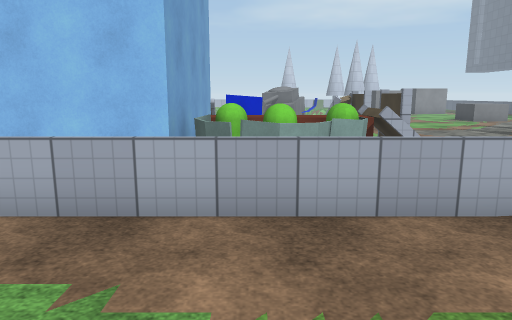
View 1 (above)

22 first-person views from a walk through a Unity game level. The camera is 1.5 m above the floor, tilts 10° down and sees 70° across. The floor is counted in squares, 1 m on a side. Each view is taken from the middle of a square. On the plan, view 1 faces up. The plan holds only what a view shows up to about 16 squares ahead; the rest is blank. The place goes on beyond the plan. The player character is not drawn. Some surface patterns are stand-ins.

View 2
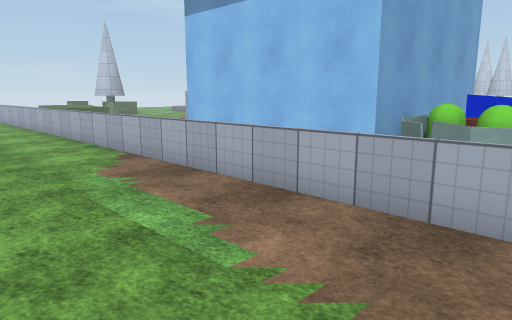

View 3
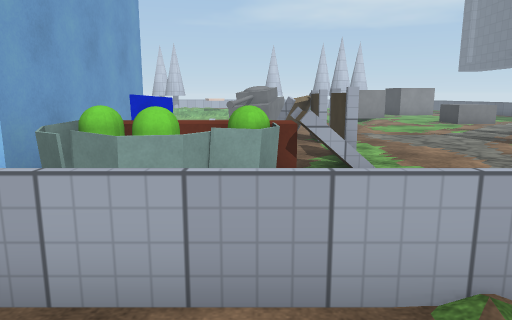

View 4
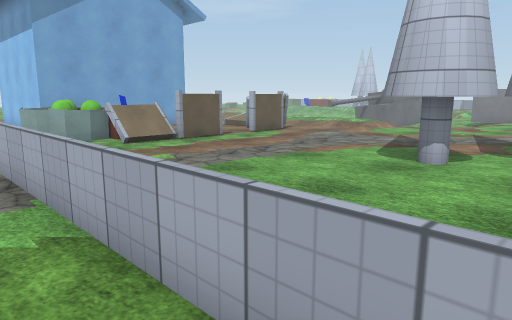

View 5
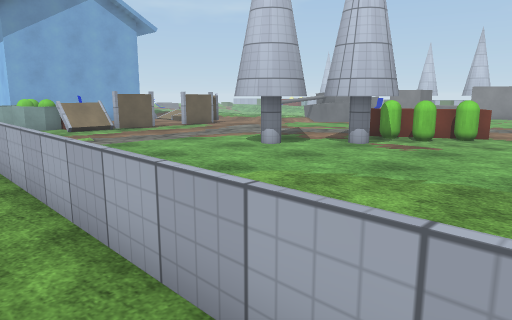

View 6
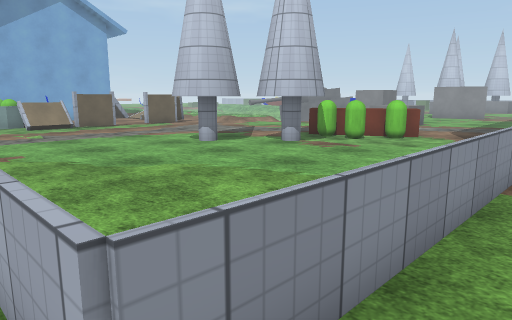

View 7
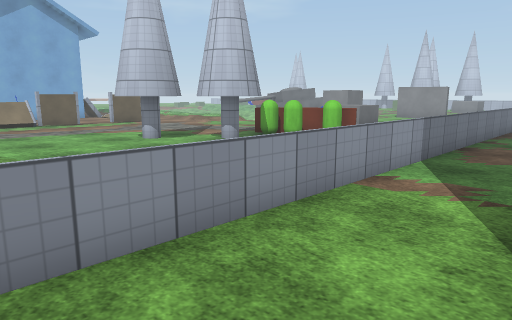

View 8
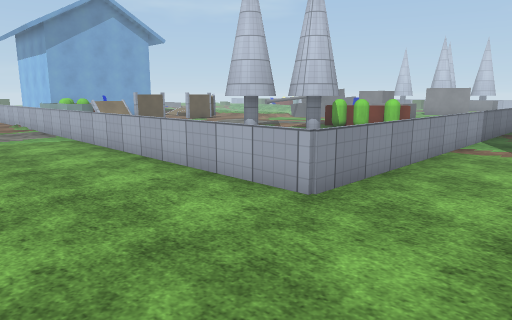

View 9
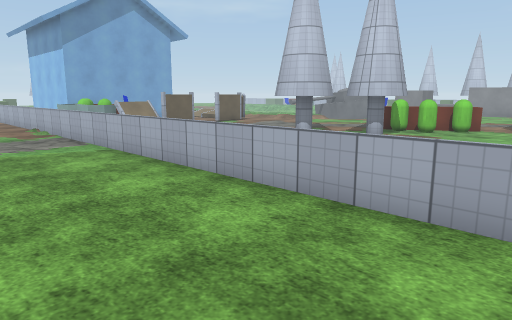

View 10
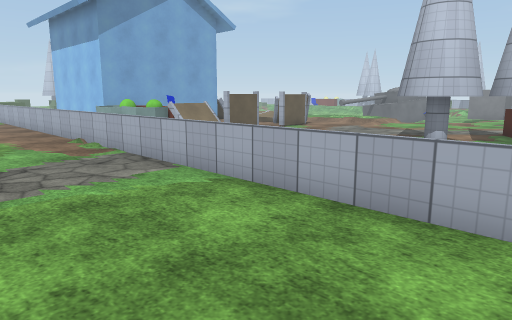

View 11
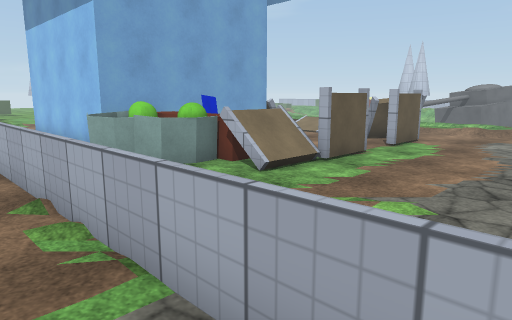

View 12
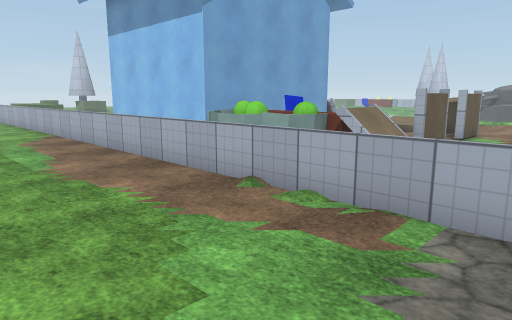

View 13
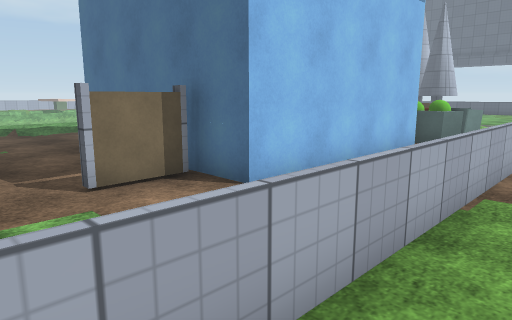

View 14
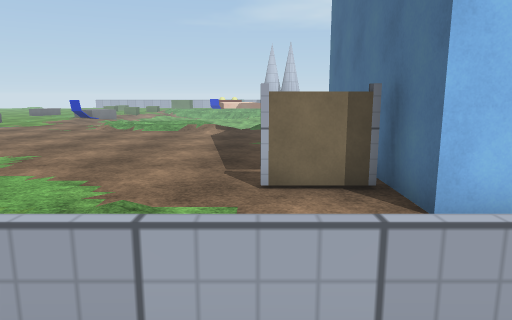

View 15
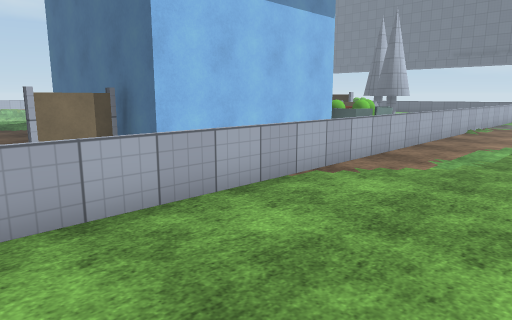

View 16
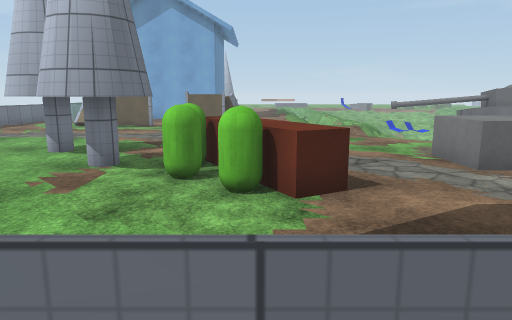

View 17
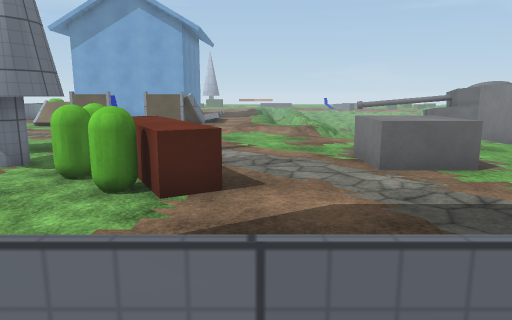

View 18
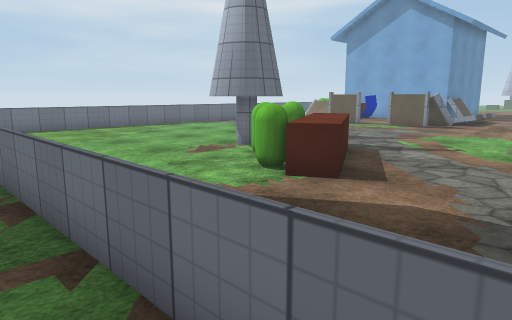

View 19
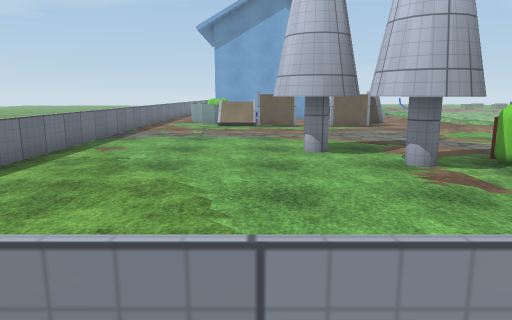

View 20
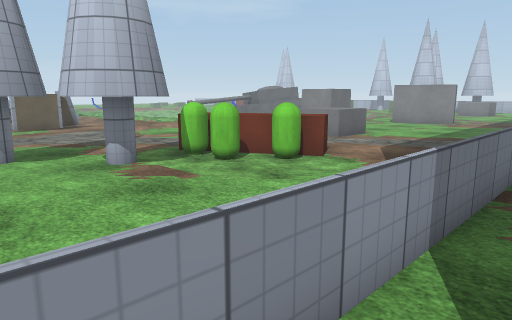

View 21
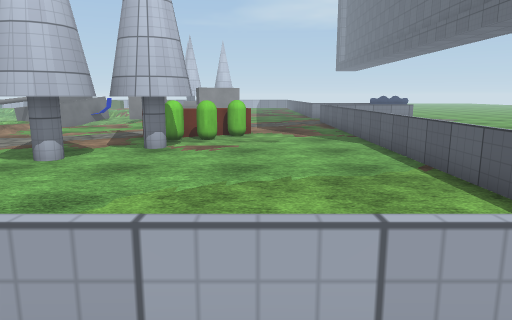

View 22
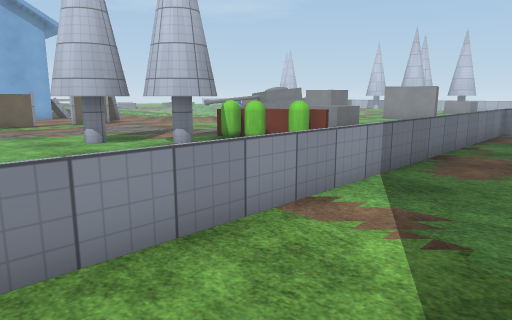

### Floor plan
Key: @ floor where view 1 was taken; # wall or solid block; . main floor; : floor 0.25 m higher than the main floor; - floor 0.25 m lower than the main floor; / step, stairs or slope; = window, fence, low wall or low ledge; ^ raised ledge; T thing the floor can be seen under or through; O other object.
Columns run from 13 left of view 1 to 24 right of it. Each row starts with its distance up from view 1.
 27                       ##      ..
 26                              ...
 25                           ......
 24                            .....  ^
 23                           ^^^...  =
 22                    /- ....^^^...  =.
 21                   =:/...........  =.
 20                    :/...........  =.
 19   ^///          ::::/.............=.
 18 /^^...          .././.......OOO...=.
 17 ......         O..........OOOOO...=.
 16 .....           OO........OOTT....=..
 15 .....     OO   .OO.........OT.....=..
 14 ....O     OO   .OO........ TT.....=..
 13 ....O      O   ..........TTTT.....=..
 12 ....O      O    .O...... TT.......=..
 11 ....O      O    .O......TTT.......=..
 10 ....O      O#=  OO................=..
  9 ..OOO      OOOOOOO................=..
  8 ....OOOOOOOO#OOOO.................=..
  7 ..          =OO# ...............  =...
  6              ==    .............  =..
  5                    .............  =...
  4 ===================================..
  3 .....................................
  2  ....................................
  1   ..................................
  0 .            @ .     .       .    .  .

Positions as (right, up) in squares from view 1, and headings:
1: (0, 0), facing up
2: (2, 0), facing up-left
3: (2, 2), facing up
4: (15, 3), facing up-left
5: (20, 3), facing up-left
6: (22, 4), facing up-left
7: (24, 5), facing up-left
8: (24, 0), facing up-left
9: (21, 0), facing up-left
10: (16, 0), facing up-left
11: (9, 3), facing up-left
12: (8, 0), facing up-left
13: (-13, 3), facing up-right
14: (-11, 3), facing up
15: (-13, 0), facing up-right
16: (22, 17), facing left
17: (22, 19), facing left
18: (22, 22), facing down-left
19: (22, 10), facing left
20: (22, 10), facing up-left
21: (17, 3), facing up
22: (24, 7), facing up-left
